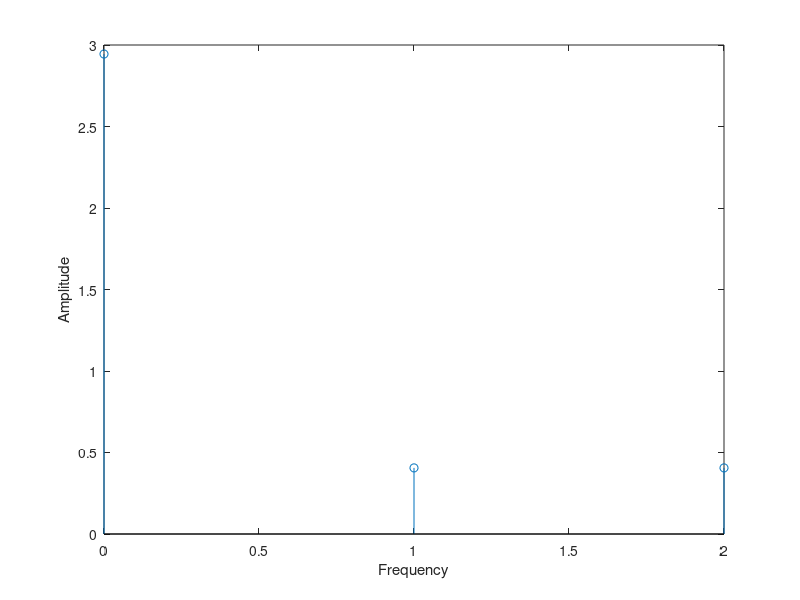

Write MATLAB code to recreate this figure.
% This calculates the exact side lobe to main lobe ratio
r=[0, 0.05, 0.05];  % nonuniform sampling ratios
freq=2*pi*1.3;  % normalized frequency
s=exp(j*freq*r);
S=fft(s);  % computation of gains of lobes
Q=abs(S);  % magnitude of gains
stem(0:2, Q)
xlabel('Frequency')
ylabel('Amplitude');
ratio=(Q(2)+Q(3))/Q(1)/2% ratio of side to main lobes